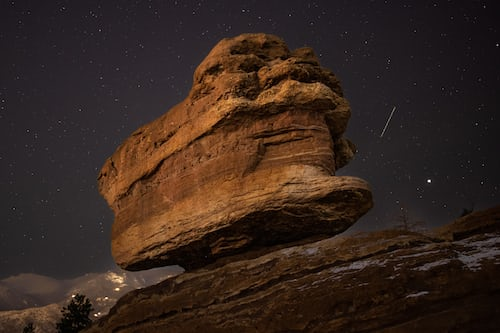
#> input picture 883.jpg, 500 x 333 px, found by its file name
$ python pillows.py
#> lines starting #> are read from the running program, lines starting #| are printed output that depends on the picture
from PIL import Image

img = Image.open('883.jpg')
#> img is the input picture: PIL image 500x333 RGB; mean R, G, B 55.4, 38.8, 30.6
# print(img.size)
# print(img.format)
area = [100,100, 300, 575]
cropped_img = img.crop(area)
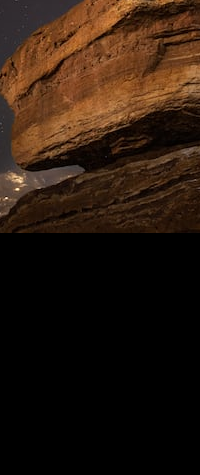
#> cropped_img: PIL image 200x475 RGB; mean R, G, B 41.4, 25.4, 14.2

img.show()
cropped_img.show()

# [23 lines of commented-out code are left out]
baby = Image.open("883.jpg")
# [8 lines of commented-out code are left out]

black_white = baby.convert("L")
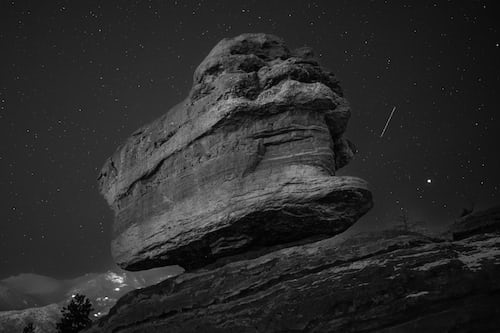
#> black_white: PIL image 500x333 L; min 0, max 254, mean 42.8
black_white.show()
